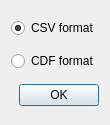
<?xml version="1.0" encoding="UTF-8"?>
<ui version="4.0">
 <class>DialogChooseExportFormat</class>
 <widget class="QDialog" name="DialogChooseExportFormat">
  <property name="geometry">
   <rect>
    <x>0</x>
    <y>0</y>
    <width>96</width>
    <height>125</height>
   </rect>
  </property>
  <property name="windowTitle">
   <string>Dialog</string>
  </property>
  <layout class="QVBoxLayout" name="verticalLayout">
   <item>
    <widget class="QRadioButton" name="radioButton">
     <property name="text">
      <string>CSV format</string>
     </property>
     <property name="checked">
      <bool>true</bool>
     </property>
    </widget>
   </item>
   <item>
    <widget class="QRadioButton" name="radioButton_2">
     <property name="text">
      <string>CDF format</string>
     </property>
    </widget>
   </item>
   <item>
    <widget class="QDialogButtonBox" name="buttonBox">
     <property name="orientation">
      <enum>Qt::Horizontal</enum>
     </property>
     <property name="standardButtons">
      <set>QDialogButtonBox::Ok</set>
     </property>
    </widget>
   </item>
  </layout>
 </widget>
 <resources/>
 <connections>
  <connection>
   <sender>buttonBox</sender>
   <signal>accepted()</signal>
   <receiver>DialogChooseExportFormat</receiver>
   <slot>accept()</slot>
   <hints>
    <hint type="sourcelabel">
     <x>248</x>
     <y>254</y>
    </hint>
    <hint type="destinationlabel">
     <x>157</x>
     <y>274</y>
    </hint>
   </hints>
  </connection>
  <connection>
   <sender>buttonBox</sender>
   <signal>rejected()</signal>
   <receiver>DialogChooseExportFormat</receiver>
   <slot>reject()</slot>
   <hints>
    <hint type="sourcelabel">
     <x>316</x>
     <y>260</y>
    </hint>
    <hint type="destinationlabel">
     <x>286</x>
     <y>274</y>
    </hint>
   </hints>
  </connection>
 </connections>
</ui>
